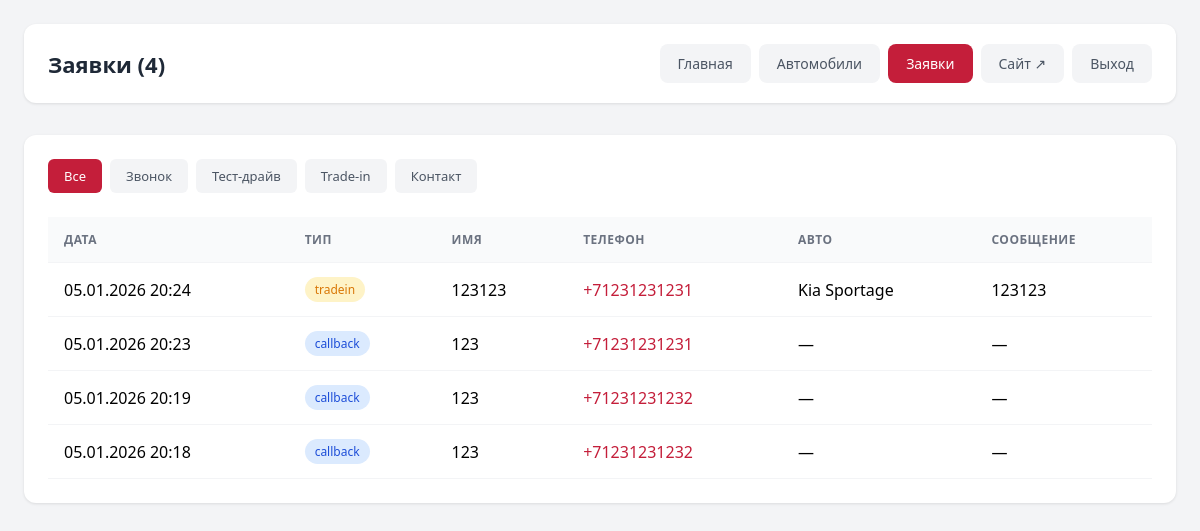
/admin/leads.php (signed in), run on the app's committed database.
### tables this page shows
CREATE TABLE leads (
                id INTEGER PRIMARY KEY AUTOINCREMENT,
                name TEXT NOT NULL,
                phone TEXT NOT NULL,
                car TEXT,
                message TEXT,
                type TEXT DEFAULT 'callback',
                created_at DATETIME DEFAULT CURRENT_TIMESTAMP
            );

### src/config/functions.php (called while the page is built, shortened)
<?php
function getDB(): PDO {
    static $pdo = null;
    if ($pdo === null) {
        $pdo = new PDO('sqlite:' . DB_PATH);
        $pdo->setAttribute(PDO::ATTR_ERRMODE, PDO::ERRMODE_EXCEPTION);
        $pdo->setAttribute(PDO::ATTR_DEFAULT_FETCH_MODE, PDO::FETCH_ASSOC);
    }
    return $pdo;
}
function getLeads(?string $type = null): array {
    $pdo = getDB();
    if ($type) {
        $stmt = $pdo->prepare("SELECT * FROM leads WHERE type = ? ORDER BY created_at DESC");
        $stmt->execute([$type]);
    } else {
        $stmt = $pdo->query("SELECT * FROM leads ORDER BY created_at DESC");
    }
    return $stmt->fetchAll();
}
function e(string $str): string {
    return htmlspecialchars($str, ENT_QUOTES, 'UTF-8');
}

### public_html/admin/leads.php (the view, shortened to what this page needs)
<?php
require_once __DIR__ . '/../../src/config/functions.php';
$filter = $_GET['filter'] ?? null;
$leads = getLeads($filter);
?>
<!DOCTYPE html>
<html lang="ru">
<head>
</head>
<body>
    <div class="admin">
        <div class="header">
            <h1>Заявки (<?= count($leads) ?>)</h1>
            <nav class="nav">
                <a href="/admin/">Главная</a>
                <a href="/admin/cars.php">Автомобили</a>
                <a href="/admin/leads.php" class="active">Заявки</a>
                <a href="/" target="_blank">Сайт ↗</a>
                <a href="/admin/?logout">Выход</a>
            </nav>
        </div>
        <div class="card">
            <div class="filters">
                <a href="/admin/leads.php" class="<?= !$filter ? 'active' : '' ?>">Все</a>
                <a href="?filter=callback" class="<?= $filter === 'callback' ? 'active' : '' ?>">Звонок</a>
                <a href="?filter=testdrive" class="<?= $filter === 'testdrive' ? 'active' : '' ?>">Тест-драйв</a>
                <a href="?filter=tradein" class="<?= $filter === 'tradein' ? 'active' : '' ?>">Trade-in</a>
                <a href="?filter=contact" class="<?= $filter === 'contact' ? 'active' : '' ?>">Контакт</a>
            </div>
            <?php if (empty($leads)): ?>
                <div class="empty">Заявок пока нет</div>
            <?php else: ?>
            <table>
                <thead><tr><th>Дата</th><th>Тип</th><th>Имя</th><th>Телефон</th><th>Авто</th><th>Сообщение</th></tr></thead>
                <tbody>
                    <?php foreach ($leads as $l):
                        $badges = [
                            'callback' => 'badge-callback',
                            'testdrive' => 'badge-testdrive',
                            'tradein' => 'badge-tradein',
                            'contact' => 'badge-contact',
                            'credit' => 'badge-credit'
                        ];
                        $badge = $badges[$l['type']] ?? 'badge-callback';
                    ?>
                    <tr>
                        <td><?= date('d.m.Y H:i', strtotime($l['created_at'])) ?></td>
                        <td><span class="badge <?= $badge ?>"><?= e($l['type']) ?></span></td>
                        <td><?= e($l['name']) ?></td>
                        <td><a href="tel:<?= e($l['phone']) ?>"><?= e($l['phone']) ?></a></td>
                        <td><?= e($l['car'] ?: '—') ?></td>
                        <td><?= e($l['message'] ?: '—') ?></td>
                    </tr>
                    <?php endforeach; ?>
                </tbody>
            </table>
            <?php endif; ?>
        </div>
    </div>
</body>
</html>

### public_html/admin/leads.php (style rules this page uses)
* { box-sizing: border-box; margin: 0; padding: 0; }
body { font-family: system-ui, sans-serif; background: #f3f4f6; min-height: 100vh; }
a { color: inherit; text-decoration: none; }
.admin { max-width: 1400px; margin: 0 auto; padding: 24px; }
.header { display: flex; justify-content: space-between; align-items: center; margin-bottom: 32px; padding: 20px 24px; background: #fff; border-radius: 12px; box-shadow: 0 1px 3px rgba(0,0,0,.1); flex-wrap: wrap; gap: 16px; }
.header h1 { font-size: 22px; color: #1f2937; }
.nav { display: flex; gap: 8px; flex-wrap: wrap; }
.nav a { padding: 10px 18px; background: #f3f4f6; border-radius: 8px; font-size: 14px; font-weight: 500; color: #4b5563; transition: all .2s; }
.nav a.active { background: #c41e3a; color: #fff; }
.card { background: #fff; border-radius: 12px; box-shadow: 0 1px 3px rgba(0,0,0,.1); padding: 24px; }
.filters { display: flex; gap: 8px; margin-bottom: 24px; flex-wrap: wrap; }
.filters a { padding: 8px 16px; background: #f3f4f6; border-radius: 6px; font-size: 13px; font-weight: 500; color: #4b5563; }
.filters a.active { background: #c41e3a; color: #fff; }
table { width: 100%; border-collapse: collapse; }
th, td { padding: 14px 16px; text-align: left; border-bottom: 1px solid #f3f4f6; }
th { background: #f9fafb; font-size: 12px; font-weight: 600; color: #6b7280; text-transform: uppercase; letter-spacing: .5px; }
td a { color: #c41e3a; }
.badge { display: inline-block; padding: 4px 10px; border-radius: 20px; font-size: 12px; font-weight: 500; }
.badge-callback { background: #dbeafe; color: #1d4ed8; }
.badge-tradein { background: #fef3c7; color: #d97706; }

### data on the page
leads: created_at "05.01.2026 20:24", type "tradein", name "123123", phone "+71231231231", car "Kia Sportage", message "123123"
leads: created_at "05.01.2026 20:23", type "callback", name "123", phone "+71231231231", car "—", message "—"
leads: created_at "05.01.2026 20:19", type "callback", name "123", phone "+71231231232", car "—", message "—"
leads: created_at "05.01.2026 20:18", type "callback", name "123", phone "+71231231232", car "—", message "—"

### other printed values
count($leads) "4"
